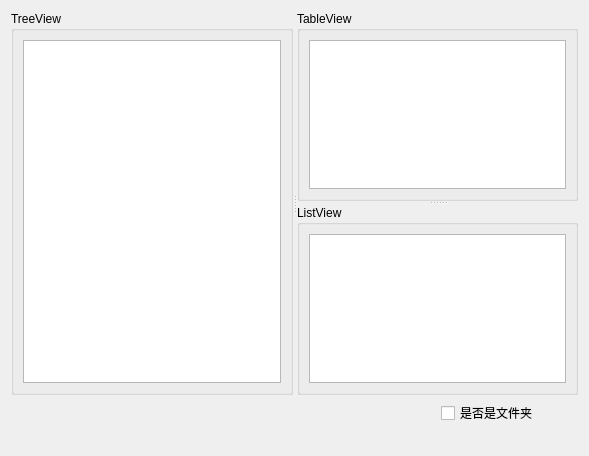
<?xml version="1.0" encoding="UTF-8"?>
<ui version="4.0">
 <class>MyWidget</class>
 <widget class="QWidget" name="MyWidget">
  <property name="geometry">
   <rect>
    <x>0</x>
    <y>0</y>
    <width>589</width>
    <height>456</height>
   </rect>
  </property>
  <property name="windowTitle">
   <string>MyWidget</string>
  </property>
  <layout class="QGridLayout" name="gridLayout_4">
   <item row="0" column="0">
    <widget class="QSplitter" name="splitter_2">
     <property name="orientation">
      <enum>Qt::Orientation::Horizontal</enum>
     </property>
     <widget class="QGroupBox" name="groupBox">
      <property name="title">
       <string>TreeView</string>
      </property>
      <layout class="QGridLayout" name="gridLayout">
       <item row="0" column="0">
        <widget class="QTreeView" name="treeView"/>
       </item>
      </layout>
     </widget>
     <widget class="QSplitter" name="splitter">
      <property name="orientation">
       <enum>Qt::Orientation::Vertical</enum>
      </property>
      <widget class="QGroupBox" name="groupBox_3">
       <property name="title">
        <string>TableView</string>
       </property>
       <layout class="QGridLayout" name="gridLayout_3">
        <item row="0" column="0">
         <widget class="QTableView" name="m_tableView"/>
        </item>
       </layout>
      </widget>
      <widget class="QGroupBox" name="groupBox_2">
       <property name="title">
        <string>ListView</string>
       </property>
       <layout class="QGridLayout" name="gridLayout_2">
        <item row="0" column="0">
         <widget class="QListView" name="listView"/>
        </item>
       </layout>
      </widget>
     </widget>
    </widget>
   </item>
   <item row="1" column="0">
    <layout class="QHBoxLayout" name="horizontalLayout">
     <item>
      <widget class="QLabel" name="labelName">
       <property name="text">
        <string/>
       </property>
      </widget>
     </item>
     <item>
      <widget class="QLabel" name="labelSize">
       <property name="text">
        <string/>
       </property>
      </widget>
     </item>
     <item>
      <widget class="QLabel" name="labelType">
       <property name="text">
        <string/>
       </property>
      </widget>
     </item>
     <item>
      <widget class="QCheckBox" name="checkBox">
       <property name="text">
        <string>是否是文件夹</string>
       </property>
      </widget>
     </item>
    </layout>
   </item>
   <item row="2" column="0">
    <widget class="QLabel" name="labelPath">
     <property name="text">
      <string/>
     </property>
    </widget>
   </item>
  </layout>
 </widget>
 <resources/>
 <connections/>
</ui>
